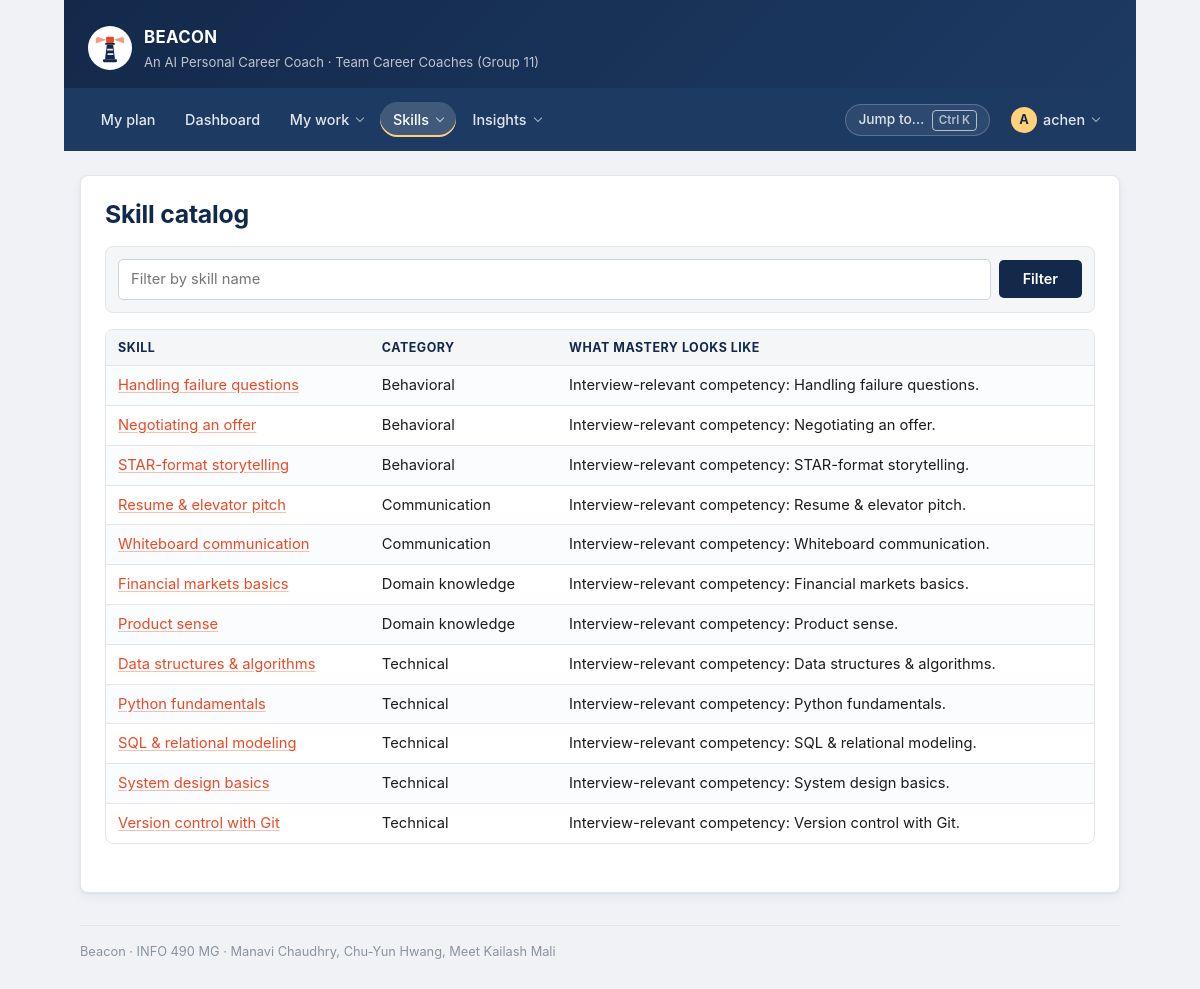
Page /skills/manual/ (signed in) on the committed database.
### preparation/models.py (models this page shows, shortened)
class Skill(models.Model):
    class Category(models.TextChoices):
        TECHNICAL = "TECH", "Technical"
        BEHAVIORAL = "BEHAV", "Behavioral"
        DOMAIN = "DOMAIN", "Domain knowledge"
        COMMUNICATION = "COMM", "Communication"
    name = models.CharField(max_length=100)
    category = models.CharField(
        max_length=6, choices=Category.choices, default=Category.TECHNICAL
    )
    description = models.TextField(
        blank=True, help_text="What mastery of this skill looks like in an interview."
    )
    created_at = models.DateTimeField(auto_now_add=True)
    class Meta:
        ordering = ["category", "name"]
        constraints = [
            models.UniqueConstraint(
                fields=["name", "category"], name="uniq_skill_name_per_category"
            )
        ]
    def get_absolute_url(self):
        return reverse("preparation:skill_detail", args=[self.pk])

### preparation/views.py (the view)
# urls.py: path("skills/manual/", views.skill_catalog_manual, name="skill_catalog_manual"),
@login_required
def skill_catalog_manual(request):
    context = _skill_context(
        request,
        view_label="View 1 - FBV, HttpResponse + loader.get_template()",
        explainer=(
            "This page was produced manually: loader.get_template() fetched the "
            "template, .render() turned it into a string, and HttpResponse "
            "wrapped that string in a response."
        ),
    )
    template = loader.get_template("preparation/skill_list.html")
    html = template.render(context, request)
    return HttpResponse(html)

### preparation/context_processors.py (called while the page is built)
def google_oauth(request):
    provider = settings.SOCIALACCOUNT_PROVIDERS.get("google", {})
    app = provider.get("APP", {})
    return {
        "google_oauth_configured": bool(app.get("client_id") and app.get("secret")),
        "google_oauth_placeholder": settings.DEBUG,
    }

### preparation/navigation.py (called while the page is built)
def _entry(item, current, user):
    if item.get("staff_only") and not user.is_staff:
        return None
    try:
        url = reverse(item["name"])
    except NoReverseMatch:
        return None
    return {
        "label": item["label"],
        "url": url,
        "hint": item.get("hint", ""),
        "active": current == item["name"],
    }

def navigation(request):
    if not getattr(request, "user", None) or not request.user.is_authenticated:
        return {"nav": None}
    return {"nav": build(request)}

### preparation/views.py (called while the page is built)
def _skill_context(request, view_label, explainer):
    query = request.GET.get("q", "").strip()
    skills = Skill.objects.all()
    if query:
        skills = skills.filter(name__icontains=query)
    return {
        "skills": skills,
        "query": query,
        "view_label": view_label,
        "explainer": explainer,
    }

### templates/preparation/skill_list.html (shortened to what this page needs)
{% extends "base.html" %}
{% block heading %}Skill catalog{% endblock %}
{% block content %}
  <form method="get">
    <input type="text" name="q" value="{{ query }}" placeholder="Filter by skill name">
    <button type="submit">Filter</button>
  </form>
  <div class="table-scroll">
  <table>
    <tr><th>Skill</th><th>Category</th><th>What mastery looks like</th></tr>
    {% for skill in skills %}
      <tr>
        <td><a href="{{ skill.get_absolute_url }}">{{ skill.name }}</a></td>
        <td>{{ skill.get_category_display }}</td>
        <td>{{ skill.description|default:"--" }}</td>
      </tr>
    {% endfor %}
  </table>
  </div>
{% endblock %}

### templates/base.html (shortened to what this page needs)
{% load static %}<!DOCTYPE html>
<html lang="en">
<head>
  <link rel="stylesheet" href="{% static 'css/beacon.css' %}">
</head>
<body class="{% block body_class %}{% endblock %}">
  <div class="page">
    <header class="masthead">
      <img class="masthead__logo" src="{% static 'img/beacon-logo.svg' %}"
           alt="" width="44" height="44">
      <div class="masthead__text">
        <p class="masthead__title">BEACON</p>
        <p class="masthead__tagline">
          An AI Personal Career Coach &middot; Team Career Coaches (Group 11)
        </p>
      </div>
    </header>
    <nav class="nav" aria-label="Main">
      {% if nav %}
        <ul class="nav__list">
          {% for item in nav.items %}
            {% if item.children %}
              <li class="nav__group">
                <details class="menu{% if item.active %} is-active{% endif %}">
                  <summary class="nav__link">{{ item.label }}</summary>
                </details>
              </li>
            {% else %}
              <li>
                <a class="nav__link{% if item.active %} is-active{% endif %}" href="{{ item.url }}"
                   {% if item.active %}aria-current="page"{% endif %}>{{ item.label }}</a>
              </li>
            {% endif %}
          {% endfor %}
        </ul>
        <div class="nav__right">
          <button type="button" class="nav-palette" data-palette-open
                  aria-label="Search pages, candidates and skills">
            Jump to&hellip; <kbd>&#8984;K</kbd>
          </button>
          <details class="menu menu--account">
            <summary class="nav__link nav__avatar" aria-label="Account menu">
              <span class="avatar" aria-hidden="true">{{ user.get_username|slice:":1"|upper }}</span>
              <span class="nav__username">{{ user.get_username }}</span>
            </summary>
          </details>
        </div>
      {% else %}
        <ul class="nav__list">
          <li><a class="nav__link" href="{% url 'preparation:login' %}">Log In</a></li>
          <li><a class="nav__link" href="{% url 'preparation:signup' %}">Sign Up</a></li>
        </ul>
      {% endif %}
    </nav>
    <main class="content">
      {% block page_header %}
        <h1 class="page-title">{% block heading %}Beacon{% endblock %}</h1>
      {% endblock %}
      {% block content %}{% endblock %}
    </main>
    <footer class="footer">
      Beacon &middot; INFO 490 MG &middot; Manavi Chaudhry, Chu-Yun Hwang, Meet Kailash Mali
    </footer>
  </div>
</body>
</html>

### rows in the picture
Skill: name "Handling failure questions", category "Behavioral", description "Interview-relevant competency: Handling failure questions."
Skill: name "Negotiating an offer", category "Behavioral", description "Interview-relevant competency: Negotiating an offer."
Skill: name "STAR-format storytelling", category "Behavioral", description "Interview-relevant competency: STAR-format storytelling."
Skill: name "Resume & elevator pitch", category "Communication", description "Interview-relevant competency: Resume & elevator pitch."
Skill: name "Whiteboard communication", category "Communication", description "Interview-relevant competency: Whiteboard communication."
Skill: name "Financial markets basics", category "Domain knowledge", description "Interview-relevant competency: Financial markets basics."
Skill: name "Product sense", category "Domain knowledge", description "Interview-relevant competency: Product sense."
Skill: name "Data structures & algorithms", category "Technical", description "Interview-relevant competency: Data structures & algorithms."
Skill: name "Python fundamentals", category "Technical", description "Interview-relevant competency: Python fundamentals."
Skill: name "SQL & relational modeling", category "Technical", description "Interview-relevant competency: SQL & relational modeling."
Skill: name "System design basics", category "Technical", description "Interview-relevant competency: System design basics."
Skill: name "Version control with Git", category "Technical", description "Interview-relevant competency: Version control with Git."

### other values in the picture
{{ item.label }} "My plan" "Dashboard"
{{ item.label }} "My work" "Skills" "Insights"
{{ user.get_username|slice:":1"|upper }} "A"
{{ user.get_username }} "achen"
